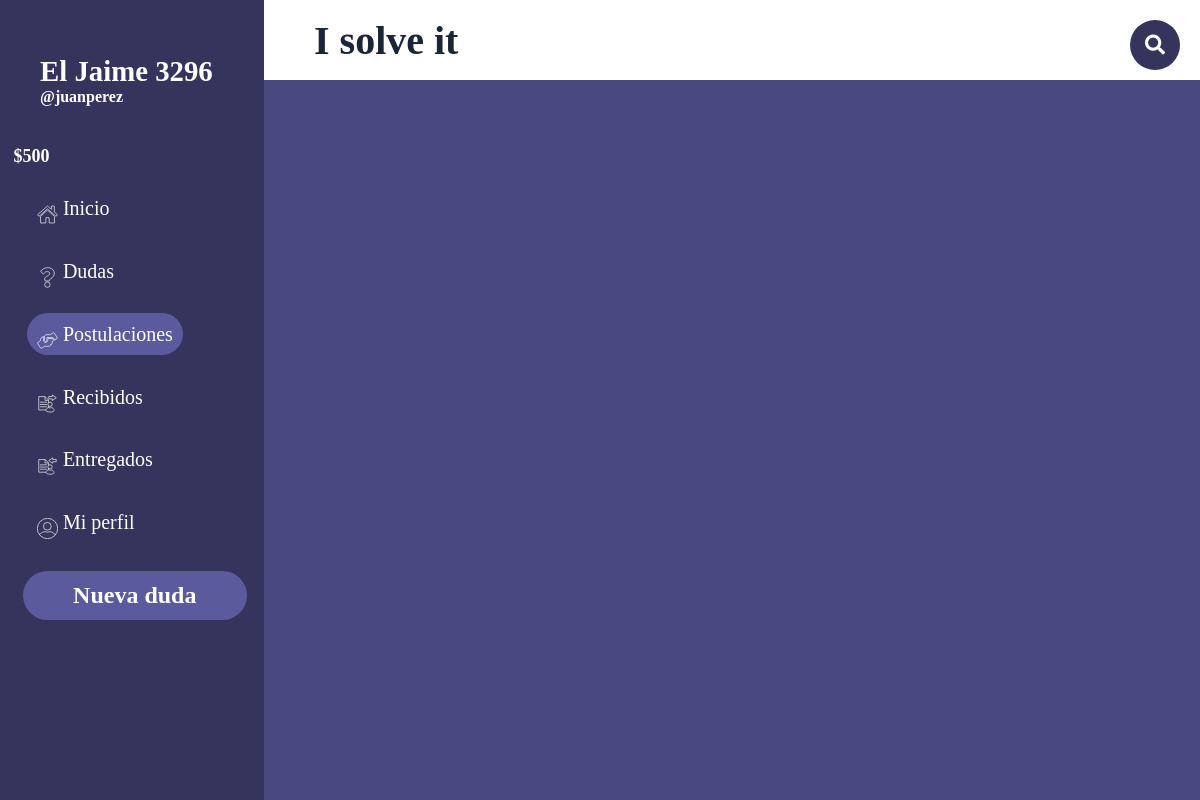
The page /PaginasBalsamiq/postulaciones.php (signed in) on the database as committed earlier.
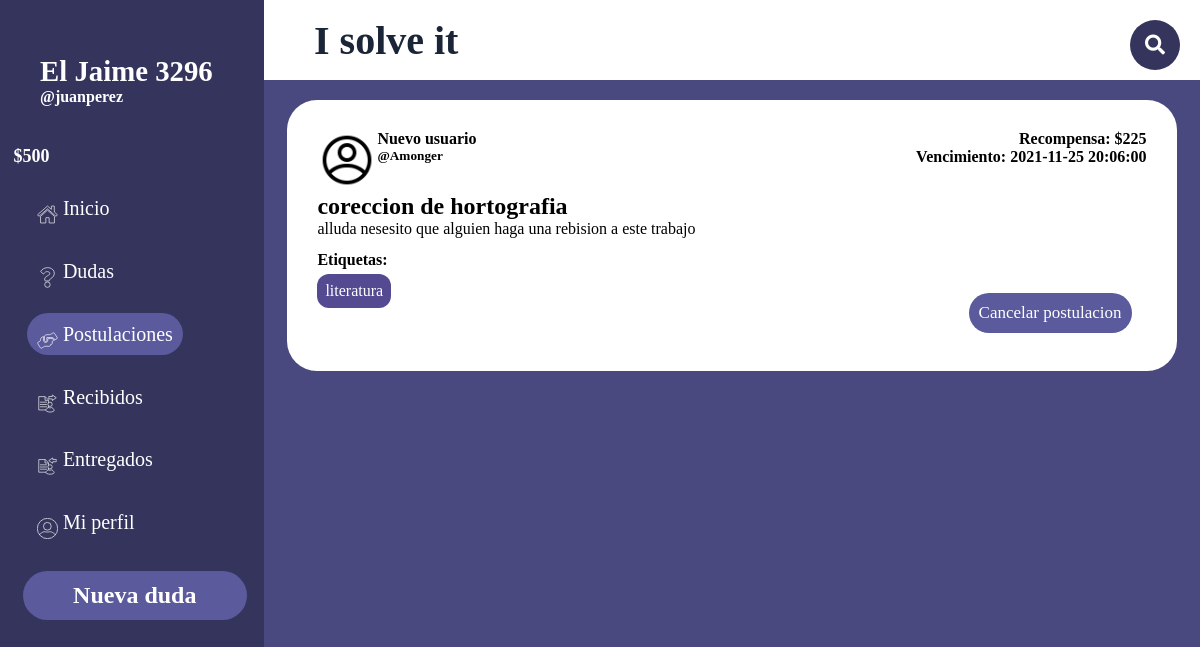
The same page on the database as committed later.
### tables this page shows
CREATE TABLE `concurso` (
  `id_concurso` int(11) NOT NULL,
  `id_consulta` int(11) NOT NULL,
  `id_us` int(11) NOT NULL
);

CREATE TABLE `usuario` (
  `id_us` int(11) NOT NULL,
  `username` varchar(20) NOT NULL,
  `nombre` varchar(20) NOT NULL DEFAULT 'Nuevo usuario',
  `pass` varchar(200) NOT NULL,
  `mail` varchar(100) NOT NULL,
  `estrellas` int(2) DEFAULT NULL,
  `empleo` tinyint(1) NOT NULL,
  `descripcion` varchar(256) DEFAULT '"Hola. Soy un nuevo usuario de I Solve It. Espero que podamos ayudarnos mutuamente!',
  `tag` varchar(100) NOT NULL DEFAULT 'matematica,historia,literatura',
  `tokens` double NOT NULL DEFAULT 500,
  `imagen` int(11) NOT NULL DEFAULT 0
);

CREATE TABLE `consulta` (
  `id_consulta` int(11) NOT NULL,
  `id_us` int(11) NOT NULL,
  `titulo` varchar(40) NOT NULL,
  `descripcion` varchar(280) NOT NULL,
  `recompensa` float NOT NULL,
  `fecha_subida` datetime NOT NULL DEFAULT current_timestamp(),
  `fecha_limite` datetime NOT NULL,
  `archivo` varchar(100) NOT NULL
);

CREATE TABLE `tag` (
  `id` int(11) NOT NULL,
  `tag` varchar(30) NOT NULL
);

### PaginasBalsamiq/postulaciones.php (the view, shortened to what this page needs)
<!DOCTYPE html>
<html lang="es">
<head>
    <link rel="stylesheet" href="https://use.fontawesome.com/releases/v5.6.3/css/all.css">
    <link rel="stylesheet" href="style2.css">
    <link rel="stylesheet" href="NO_TOCAR.css">
    <link rel="stylesheet" href="publicacion_plantilla.css">
</head>
<body class="grid_container">
    <?php
        include('../ImplementarPHP/config.php');
    ?>
    <header class="header">
        <h1 class="ISolveIt">I solve it</h1>
        <div class="buscador">
            <div class="btn">
                <i class="fas fa-search icon"></i>
            </div>
        </div>
    </header>
    <aside class="sidebar">
        <div class="sidebar_usuario">
            <h4 class="h4"><?php echo $_SESSION['nombre']?></h4>
            <h5 class="h5">@<?php echo $_SESSION['username']?></h5>
            <h5 class="tokens">$<?php echo $_SESSION['tokens']?></h5>
        </div>
        <div class="sidebar_menu">
            <ul>
            <li class="botones_sidebar"><a class="a" href="inicio.php"><img class="iconos_sidebar" src="../PagInicio/Recursos/iconos/Inicio.svg" alt=""> Inicio</a></li>
                <li class="botones_sidebar"><a class="a" href="misdudas.php"><img class="iconos_sidebar" src="../PagInicio/Recursos/iconos/Dudas.svg" alt=""> Dudas</a></li>
                <li class="botones_sidebar"><a class="a" href="postulaciones.php" style="background-color: #5a5a9c"><img class="iconos_sidebar" src="../PagInicio/Recursos/iconos/Postulaciones.svg" alt=""> Postulaciones</a></li>
                <li class="botones_sidebar"><a class="a" href="recibidos.php"><img class="iconos_sidebar" src="../PagInicio/Recursos/iconos/Publicaciones_que_te_entregaron.svg" alt=""> Recibidos</a></li>
                <li class="botones_sidebar"><a class="a" href="entregados.php"><img class="iconos_sidebar" src="../PagInicio/Recursos/iconos/Publicaciones_Entregadas.svg" alt=""> Entregados</a></li>
                <li class="botones_sidebar"><a class="a" href="perfil.php"><img class="iconos_sidebar" id="icono_miperfil" src="../PagInicio/Recursos/iconos/Mi Perfil.svg" alt=""> Mi perfil</a></li>
            </ul>
        </div>
        <a href="nuevaPublicacion.php"><h2 class="h2">Nueva duda</h2></a>
    </aside>
    <div class="main">
        <?php
            $i = 0;
            $consultaConcurso = $conn->prepare("SELECT id_consulta FROM concurso WHERE id_us = '".$_SESSION['id_us']."'");
            $consultaConcurso ->execute();
            while ($resultadoConcurso = $consultaConcurso->fetch(PDO::FETCH_ASSOC)) {
                $consultaConsulta = $conn->prepare("SELECT * FROM consulta WHERE id_consulta = '".$resultadoConcurso['id_consulta']."'");
                $consultaConsulta ->execute();
                if($resultadoConsulta = $consultaConsulta->fetch(PDO::FETCH_ASSOC)){
                    $consultaUsr = $conn->prepare("SELECT * FROM usuario WHERE id_us = '".$resultadoConsulta['id_us']."'");
                    $consultaUsr ->execute();
                    $resultadoUsr = $consultaUsr->fetch(PDO::FETCH_ASSOC);
                    echo'
                    <div class="publicacion_preview" onclick="EntrarPublicacion(this.id);" id="'.$resultadoConcurso['id_consulta'].'">
                    <div class="data">
                        <div class="foto">
                            <img class="fotoPerfil" src="recursos/fotoPerfil/'.$resultadoUsr['imagen'].'.png" alt="'.$resultadoUsr['username'].'">
                        </div>
                        <div class="usuario">
                            <h4>'.$resultadoUsr["nombre"].'</h4>
                            <h5>@'.$resultadoUsr["username"].'</h5>
                        </div>
                        <div class="recoyvenc">
                            <h4>Recompensa: $'.$resultadoConsulta["recompensa"].'</h4>
                            <h4>Vencimiento: '.$resultadoConsulta["fecha_limite"].'</h4>
                        </div>
                    </div>
                    <div class="cuerpo">
                        <h2>'.$resultadoConsulta['titulo'].'</h2>
                        <p class="desc">'.$resultadoConsulta['descripcion'].'</p>
                    </div>
                    <div class="tags">
                        <h4>Etiquetas: </h4>
                        <ul class="tags_list">
                    ';
                    $consultaTagCons = $conn->prepare("SELECT tag_cons FROM tag_cons WHERE id_cons = '".$resultadoConsulta['id_consulta']."'");
                    $consultaTagCons ->execute();
                    while($resultadoTagCons = $consultaTagCons->fetch(PDO::FETCH_ASSOC)){
                        $consultaTag = $conn->prepare("SELECT tag FROM tag WHERE id = '".$resultadoTagCons['tag_cons']."'");
                        $consultaTag ->execute();
                        while($resultadoTag = $consultaTag->fetch(PDO::FETCH_ASSOC)){
                            echo'<li class="tag">'.$resultadoTag['tag'].'</li>';
                        }
                    }
                    echo'
                                    </ul>
                                </div>
                        ';
                        if($resultadoConsulta['id_us'] != $_SESSION['id_us']){
                            echo'
                                <div class="postularDiv">
                            ';
                            $i++;
                            $consultaConc = $conn->prepare("SELECT id_concurso FROM concurso WHERE (id_consulta = '".$resultadoConsulta["id_consulta"]."' AND id_us = '".$_SESSION['id_us']."')");
                            $consultaConc ->execute();
                            if($resultadoConc = $consultaConc->fetch(PDO::FETCH_ASSOC)){
                                echo'
                                    <form action="../ImplementarPHP/postular-cancelar.php" method="POST" id="cancelar'.$i.'">
                                        <input type="hidden" name="id_cons" value="'.$resultadoConsulta['id_consulta'].'">
                                        <input type="hidden" name="dir" value="Location:../PaginasBalsamiq/postulaciones.php">
                                        <input value="Cancelar postulacion" type="submit" class="postularBtn cancelar" name="cancelar" form="cancelar'.$i.'">
                                    </form>
                                ';
                            }
                            echo'
                                </div>
                            ';
                        }
                        else{
                            echo'
                                <div class="postularDiv">
                                    <input value="Ver postulantes" type="submit" class="postularBtn verPostulantes" name="verPostulantes">
                                </div>
                            ';
                        }
                        echo'
                            </div>
                        ';
                }
            }
        ?>
    </div>
</body>
</html>

### PaginasBalsamiq/style2.css (style rules this page uses)
* { margin: 0; padding: 0; box-sizing: border-box; font-family: "corbel"; }
html { height: 100%; }
body { min-height: 100%; }
.grid_container { display: grid; grid-template: "sidebar header" 10vh "sidebar main" 90vh/ 22% auto; }
.header { background-color: white; grid-area: header; display: grid; align-items: center; grid-template: "titu busc" / auto 25% }
.ISolveIt { grid-area: titu; text-align: left; margin-left: 50px; color:#1a2537; font-size: 2.5rem; }
.a { font-size: 20px; text-decoration: none; color:white; padding: 10px; background-color: none; border-radius:50px ; }
a { text-decoration: none; }
.sidebar { background-color: #34345c; grid-area: sidebar; text-align: center; color:rgb(26, 21, 21); border-right:1px solid #34345c; }
.h2 { background-color: #5a5a9c; color:white; border-radius: 30px; padding:11px; width: 85%; margin-left: 23px; margin-top: 10%; }
.h4 { color:white; text-align: left; margin:55px 0px -40px 40px; font-size: 1.8rem; }
.h5 { color:white; text-align: left; margin:40px; font-size: 1rem; }
.tokens { color: white; margin-right: 200px; font-size: large; font-family: corbel; }
.main { background-color: #494980; grid-area: main; overflow-y: scroll; position: relative; }
.botones_sidebar { margin: 17px; padding: 10px; list-style: none; text-align: left; }
.iconos_sidebar { position: relative; top: 10px; width: 10%; height: auto; }

### PaginasBalsamiq/NO_TOCAR.css (style rules this page uses)
a { text-decoration: none; color: white }
input { width: 50%; height:100%; border-radius: 3px; border: 1px solid rgb(255, 255, 255); }
.buscador { width: 220px; height: 30px; padding: 5px; display: flex; justify-content: right; }
.btn { position:absolute; margin-top: -10px; right:0; height: 50px; width: 50px; line-height: 50px; background-color: #34345c; text-align: center; color: white; font-size: 20px; border-radius: 50%; cursor: pointer; margin-right: 20px; }

### PaginasBalsamiq/publicacion_plantilla.css (style rules this page uses)
.publicacion_preview { background-color: white; border-radius: 30px; height: auto; display: grid; grid-template: "data" 30% "cuerpo" auto "tags" 20%; padding: 30px; text-align: left; margin: auto; margin-top: 20px; max-width: 95%; cursor:pointer; }
.data { height: 100%; grid-area: data; display: flex; }
.cuerpo { grid-area: cuerpo; width: 60vw; }
.desc { width: 100%; word-wrap: break-word; max-height: 3rem; overflow:hidden; margin-bottom: 5px; }
.recoyvenc { margin-right: 0; margin-left: auto; text-align: right; }
.tags_list { display: flex; list-style: none; }
.tag { margin-right: 10px; background-color: rgb(83, 74, 146); border-radius: 12px; padding: 8px; color: white; margin-top: 5px; }
.fotoPerfil { width: 60px; }
.postularDiv { margin-right: 15px; margin-left: auto; }
.postularBtn { background-color: #5a5a9c; color: white; width: 100%; height: 100%; border: none; padding: 10px; border-radius: 30px; cursor: pointer; text-align: center; font-size: 17px; }

Rows that differ between the two databases and show on the page:
added concurso: usuario.nombre "Nuevo usuario", usuario.username "Amonger", id_consulta.recompensa "225", id_consulta.fecha_limite "2021-11-25 20:06:00", id_consulta.titulo "coreccion de hortografia", id_consulta.descripcion "alluda nesesito que alguien haga una rebision a este trabajo"
now on this page (row unchanged): tag: tag "literatura"
